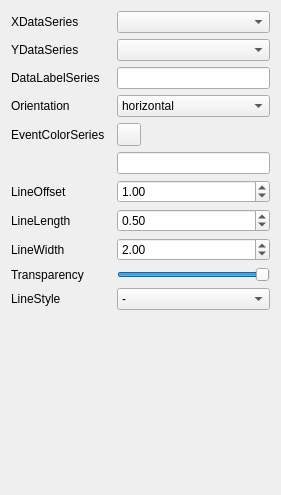
<?xml version="1.0" encoding="UTF-8"?>
<ui version="4.0">
 <class>Form</class>
 <widget class="QWidget" name="Form">
  <property name="geometry">
   <rect>
    <x>0</x>
    <y>0</y>
    <width>281</width>
    <height>495</height>
   </rect>
  </property>
  <property name="windowTitle">
   <string>Form</string>
  </property>
  <layout class="QVBoxLayout" name="verticalLayout">
   <item>
    <layout class="QFormLayout" name="formLayout">
     <item row="0" column="0">
      <widget class="QLabel" name="label">
       <property name="minimumSize">
        <size>
         <width>100</width>
         <height>0</height>
        </size>
       </property>
       <property name="text">
        <string>XDataSeries</string>
       </property>
      </widget>
     </item>
     <item row="0" column="1">
      <widget class="QComboBox" name="x_series_combo"/>
     </item>
     <item row="1" column="0">
      <widget class="QLabel" name="label_2">
       <property name="text">
        <string>YDataSeries</string>
       </property>
      </widget>
     </item>
     <item row="1" column="1">
      <widget class="QComboBox" name="y_series_combo"/>
     </item>
     <item row="3" column="0">
      <widget class="QLabel" name="label_3">
       <property name="text">
        <string>Orientation</string>
       </property>
      </widget>
     </item>
     <item row="4" column="0">
      <widget class="QLabel" name="label_4">
       <property name="text">
        <string>EventColorSeries</string>
       </property>
      </widget>
     </item>
     <item row="6" column="0">
      <widget class="QLabel" name="label_5">
       <property name="text">
        <string>LineOffset</string>
       </property>
      </widget>
     </item>
     <item row="7" column="0">
      <widget class="QLabel" name="label_6">
       <property name="text">
        <string>LineLength</string>
       </property>
      </widget>
     </item>
     <item row="8" column="0">
      <widget class="QLabel" name="label_7">
       <property name="text">
        <string>LineWidth</string>
       </property>
      </widget>
     </item>
     <item row="2" column="0">
      <widget class="QLabel" name="label_8">
       <property name="text">
        <string>DataLabelSeries</string>
       </property>
      </widget>
     </item>
     <item row="2" column="1">
      <widget class="QLineEdit" name="data_label_line"/>
     </item>
     <item row="3" column="1">
      <widget class="QComboBox" name="orientation_combo">
       <item>
        <property name="text">
         <string>horizontal</string>
        </property>
       </item>
       <item>
        <property name="text">
         <string>vertical</string>
        </property>
       </item>
      </widget>
     </item>
     <item row="4" column="1">
      <widget class="QToolButton" name="color_series_btn">
       <property name="text">
        <string/>
       </property>
      </widget>
     </item>
     <item row="5" column="1">
      <widget class="QLineEdit" name="color_series_line"/>
     </item>
     <item row="11" column="1">
      <spacer name="verticalSpacer">
       <property name="orientation">
        <enum>Qt::Orientation::Vertical</enum>
       </property>
       <property name="sizeType">
        <enum>QSizePolicy::Policy::Minimum</enum>
       </property>
       <property name="sizeHint" stdset="0">
        <size>
         <width>20</width>
         <height>40</height>
        </size>
       </property>
      </spacer>
     </item>
     <item row="8" column="1">
      <widget class="QDoubleSpinBox" name="line_width_spin">
       <property name="singleStep">
        <double>0.100000000000000</double>
       </property>
       <property name="value">
        <double>2.000000000000000</double>
       </property>
      </widget>
     </item>
     <item row="9" column="1">
      <widget class="QSlider" name="transparency_slider">
       <property name="maximum">
        <number>100</number>
       </property>
       <property name="value">
        <number>100</number>
       </property>
       <property name="orientation">
        <enum>Qt::Orientation::Horizontal</enum>
       </property>
      </widget>
     </item>
     <item row="9" column="0">
      <widget class="QLabel" name="label_9">
       <property name="text">
        <string>Transparency</string>
       </property>
      </widget>
     </item>
     <item row="10" column="1">
      <widget class="QComboBox" name="line_style_combo">
       <item>
        <property name="text">
         <string>-</string>
        </property>
       </item>
       <item>
        <property name="text">
         <string>--</string>
        </property>
       </item>
       <item>
        <property name="text">
         <string>-.</string>
        </property>
       </item>
       <item>
        <property name="text">
         <string>:</string>
        </property>
       </item>
      </widget>
     </item>
     <item row="10" column="0">
      <widget class="QLabel" name="label_10">
       <property name="text">
        <string>LineStyle</string>
       </property>
      </widget>
     </item>
     <item row="7" column="1">
      <widget class="QDoubleSpinBox" name="line_length_spin">
       <property name="maximum">
        <double>100000.000000000000000</double>
       </property>
       <property name="singleStep">
        <double>0.100000000000000</double>
       </property>
       <property name="value">
        <double>0.500000000000000</double>
       </property>
      </widget>
     </item>
     <item row="6" column="1">
      <widget class="QDoubleSpinBox" name="line_offset_spin">
       <property name="maximum">
        <double>1000000.000000000000000</double>
       </property>
       <property name="value">
        <double>1.000000000000000</double>
       </property>
      </widget>
     </item>
    </layout>
   </item>
  </layout>
 </widget>
 <resources/>
 <connections/>
</ui>
